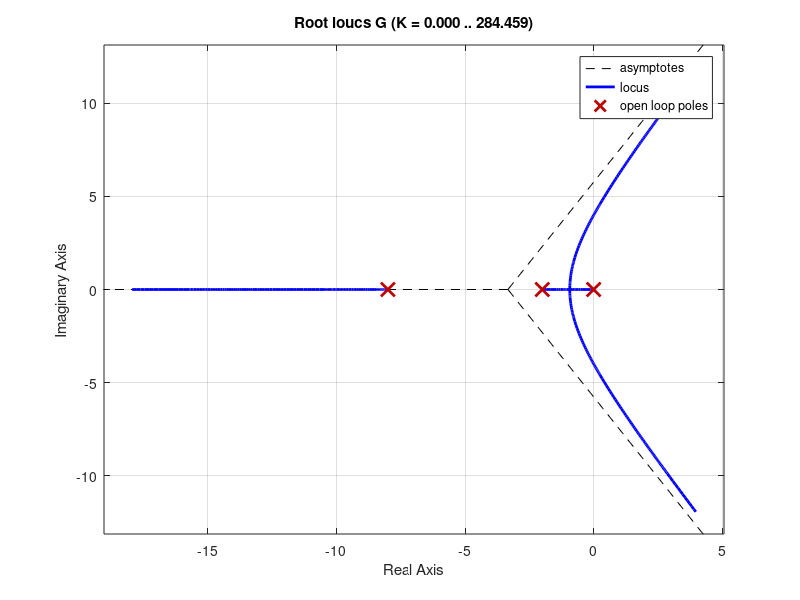

MATLAB code for this plot: (Note: this script raises an error after producing the figure.)
% Ejemplo 6-16
% G=10/(s*(s+2)(s+8))

% 1. Requerimientos:
pd1 = -2+2*sqrt(3)*1i;
Kv = 80;

% 2. Cumplo con K la respuesta transitoria
numla = 10;
den1 = conv([1,0],[1,2]);
denla = conv(den1,[1,8]); 
G=tf(numla,denla)
rlocus(G)
% NO se cumple por lo que requiero un control en adelanto.

% 3. Cumplo con respuesta estacionaria
syms s;
g=10/s/(s+2)/(s+8);
Kv_orig=double(subs(s*g,s,0))
% NO cumple, requiero un compensador en atraso

% 4 Controlador a utilizar:
% Gc=Kc(s+sz1)/(s+sp1)*(s+sz2)/(s+sp2)

% 4.1 Adelanto primero.
% a. Deficiencia de angulo
ag=double(angle(subs(g,s,pd1)))*180/pi
phi = 180 - ag;
% b. Calculo de sz1 y sp1
sz1 = 2;
agcz = angle(pd1+sz1)*180/pi;
agcp=agcz-phi;
sp1 = imag(pd1)/tand(agcp)-real(pd1)

% Calculo Kc
Gc1=tf([1,sz1],[1,sp1]);
rlocus(G*Gc1)
Kc=19.2;

% Calculo de Beta
Kv_nuevo = 19.2*5/32
Beta = 80/3;

sz2=0.1
sp2=sz2/Beta;
gc2=(s+sz2)/(s+sp2)

agc2=double(angle(subs(gc2,s,pd1)))*180/pi

Gc2=tf([1,sz2],[1,sp2]);

rlocus(G*Gc1*Gc2*Kc)




